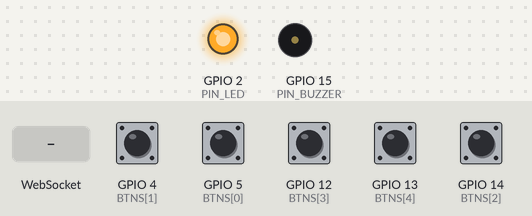
Simulated run of this sketch. Board: ESP8266 (NodeMCU). Shown: output pins drawn as LEDs (lit = HIGH), buzzer (waves = sounding, pin HIGH). The test bench sets the inputs (shaded band); at power-on: GPIO 4 (BTNS[1]), GPIO 5 (BTNS[0]), GPIO 12 (BTNS[3]), GPIO 13 (BTNS[4]), GPIO 14 (BTNS[2]) HIGH. What the sketch prints to the serial monitor is not drawn.

Above: at 2.3 s.
2.4 s: WebSocket text "1" received
At 3.8 s:
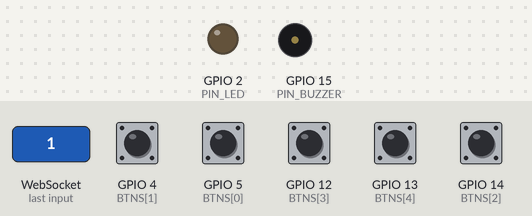
4.2 s: GPIO 4 (BTNS[1]) pulled LOW for 0.15 s
At 4.32 s:
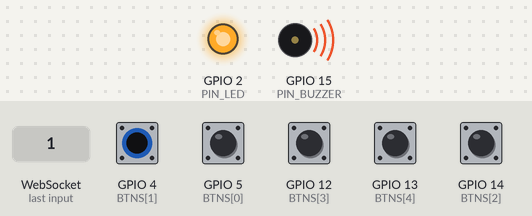
Timing chart, 0 to 7.2 s (numbered marks = the images above; inputs shaded):
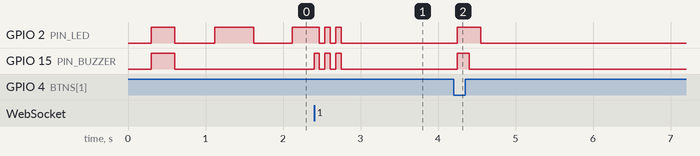

Measured:
- after the input at 2.4 s, GPIO 2 (PIN_LED): alternates HIGH for 0.07 s and LOW for 0.07 s, 5 changes in all, then stays LOW, starting after 0.07 s; GPIO 15 (PIN_BUZZER): alternates HIGH for 0.07 s and LOW for 0.07 s, 6 changes in all, then stays LOW, starting at once
- after the input at 4.2 s, GPIO 2 (PIN_LED): LOW → HIGH after 0.05 s, → LOW 0.30 s later; GPIO 15 (PIN_BUZZER): LOW → HIGH after 0.05 s, → LOW 0.15 s later
- by itself, GPIO 2 (PIN_LED): alternates HIGH for 0.50 s and LOW for 0.51 s

The sketch:

SMART_EVM.ino
```cpp
/*
 * ============================================================
 *  SMART EVM — ESP8266 Firmware  v1.1
 * ============================================================
 *
 *  HOW IT WORKS
 *  ─────────────────────────────────────────────────────────
 *  1. ESP8266 starts as a WiFi Access Point ("SMART_EVM")
 *  2. Connect your PC's WiFi to "SMART_EVM"
 *     Windows will assign itself the IP 192.168.4.2
 *  3. Launch the SMART EVM desktop app on the PC
 *     (WebSocket server starts automatically on port 8765)
 *  4. ESP8266 auto-connects — 3 beeps confirm it is live
 *  5. Press any candidate button to cast a vote
 *     Blue LED flashes + buzzer beeps to confirm each vote
 *     2-second lockout prevents accidental double-votes
 *
 *  WIRING
 *  ─────────────────────────────────────────────────────────
 *  Candidate 1 button : D1 (GPIO5)  → GND   (no resistor needed)
 *  Candidate 2 button : D2 (GPIO4)  → GND
 *  Candidate 3 button : D5 (GPIO14) → GND
 *  Candidate 4 button : D6 (GPIO12) → GND
 *  Candidate 5 button : D7 (GPIO13) → GND
 *  Blue LED (+)       : D4 (GPIO2)  → 220Ω → GND
 *  Active buzzer (+)  : D8 (GPIO15) → GND  (buzzer − to GND)
 *
 *  REQUIRED LIBRARY
 *  ─────────────────────────────────────────────────────────
 *  Arduino IDE → Library Manager → search "WebSockets"
 *  Install: "arduinoWebSockets" by Markus Sattler
 *
 *  ARDUINO IDE BOARD SETTINGS
 *  ─────────────────────────────────────────────────────────
 *  Board        : NodeMCU 1.0 (ESP-12E Module)
 *  Upload Speed : 115200
 *  CPU Frequency: 80 MHz
 *
 *  SERIAL MONITOR: 115200 baud — shows live status messages
 * ============================================================
 */

#include <ESP8266WiFi.h>
#include <WebSocketsClient.h>

// ============================================================
//  CONFIGURATION — only edit this section
// ============================================================

const char*    AP_SSID     = "SMART_EVM";
const char*    AP_PASSWORD = "12345678";   // min 8 chars; "" = open network

const char*    WS_HOST = "192.168.4.2";   // PC's IP on this AP (always .2)
const uint16_t WS_PORT = 8765;            // must match SMART EVM app

const unsigned long VOTE_LOCKOUT_MS = 2000; // ms buttons locked after a vote
const unsigned long DEBOUNCE_MS     = 50;   // ms for button debounce
const unsigned long BEEP_MS         = 150;  // ms buzzer on per vote
const unsigned long BLINK_MS        = 300;  // ms LED on per vote

// ============================================================
//  PIN DEFINITIONS
// ============================================================

//                        D1    D2    D5    D6    D7
const int BTNS[5] = {     5,    4,   14,   12,   13 };

const int PIN_LED    = 2;   // D4 — external blue LED → 220Ω → GND (HIGH=ON)
const int PIN_BUZZER = 15;  // D8 — active buzzer+ (HIGH=ON, − to GND)

// ============================================================
//  STATE
// ============================================================

WebSocketsClient ws;
bool wsConnected = false;

// Per-button debounce
bool     btnRaw[5]       = { HIGH, HIGH, HIGH, HIGH, HIGH };
bool     btnStable[5]    = { HIGH, HIGH, HIGH, HIGH, HIGH };
uint32_t btnChangedAt[5] = { 0, 0, 0, 0, 0 };

// Vote lockout
bool     voteLocked   = false;
uint32_t lockoutStart = 0;

// Non-blocking LED / buzzer timers (0 = not scheduled)
uint32_t ledOffAt    = 0;
uint32_t buzzerOffAt = 0;

// Slow status blink while disconnected
uint32_t statusBlinkAt  = 0;
bool     statusLedState = false;

// ============================================================
//  HELPERS
// ============================================================

void ledSet(bool on)    { digitalWrite(PIN_LED,    on ? HIGH : LOW); }
void buzzerSet(bool on) { digitalWrite(PIN_BUZZER, on ? HIGH : LOW); }

// Blocking beep — only used in setup() for boot/connection tones
void beepSync(int count, int onMs, int offMs) {
  for (int i = 0; i < count; i++) {
    ledSet(true);  buzzerSet(true);  delay(onMs);
    ledSet(false); buzzerSet(false);
    if (i < count - 1) delay(offMs);
  }
}

void sendVote(int candidateId) {
  char buf[64];
  snprintf(buf, sizeof(buf),
           "{\"type\":\"vote\",\"candidate_id\":%d}", candidateId);
  ws.sendTXT(buf);
  Serial.print("[TX] "); Serial.println(buf);
}

void sendError(const char* reason) {
  char buf[96];
  snprintf(buf, sizeof(buf),
           "{\"type\":\"error\",\"reason\":\"%s\"}", reason);
  ws.sendTXT(buf);
  Serial.print("[TX] "); Serial.println(buf);
}

// ============================================================
//  WEBSOCKET EVENT HANDLER
// ============================================================

void wsEvent(WStype_t type, uint8_t* payload, size_t len) {
  switch (type) {

    case WStype_CONNECTED:
      wsConnected    = true;
      statusLedState = false;
      ledSet(false);  // stop status blink immediately
      Serial.printf("[WS] Connected to ws://%s:%u/\n", WS_HOST, WS_PORT);
      beepSync(3, 70, 70);  // 3 beeps = connected and ready
      break;

    case WStype_DISCONNECTED:
      wsConnected = false;
      Serial.println("[WS] Disconnected — retrying every 3 s...");
      break;

    case WStype_TEXT:
      // PC can optionally send messages; log them
      Serial.printf("[WS RX] %s\n", (char*)payload);
      break;

    case WStype_ERROR:
      Serial.println("[WS] Socket error");
      break;

    default:
      break;
  }
}

// ============================================================
//  SETUP
// ============================================================

void setup() {
  Serial.begin(115200);
  delay(300);
  Serial.println("\n=== SMART EVM — ESP8266 v1.1 ===");

  // ── Pins ──────────────────────────────────────────────────
  for (int i = 0; i < 5; i++) {
    pinMode(BTNS[i], INPUT_PULLUP);
  }
  pinMode(PIN_LED,    OUTPUT);
  pinMode(PIN_BUZZER, OUTPUT);
  ledSet(false);
  buzzerSet(false);

  // Power-on tone — confirms the board is alive
  beepSync(1, 300, 0);
  delay(400);

  // ── WiFi Access Point ─────────────────────────────────────
  // IMPORTANT: disconnect/off first, THEN set AP mode.
  // Calling disconnect(true) after mode(WIFI_AP) would reset
  // the mode back to WIFI_OFF — bug in some ESP8266 core builds.
  WiFi.persistent(false);   // never write config to flash
  WiFi.mode(WIFI_OFF);      // clean slate
  delay(100);
  WiFi.mode(WIFI_AP);       // now set Access Point mode

  bool apOk = (strlen(AP_PASSWORD) >= 8)
              ? WiFi.softAP(AP_SSID, AP_PASSWORD)
              : WiFi.softAP(AP_SSID);

  if (!apOk) {
    Serial.println("[WiFi] ERROR: Could not start Access Point!");
    // Rapid error beep loop — board needs a reboot
    while (true) { beepSync(1, 100, 100); }
  }

  Serial.println("[WiFi] Access Point started");
  Serial.print("[WiFi] SSID     : "); Serial.println(AP_SSID);
  Serial.print("[WiFi] Password : "); Serial.println(AP_PASSWORD);
  Serial.print("[WiFi] AP IP    : "); Serial.println(WiFi.softAPIP());
  Serial.println("[WiFi] → Connect your PC WiFi to this network");
  Serial.println("[WiFi] → Then launch SMART EVM on the PC");

  // ── WebSocket client ──────────────────────────────────────
  ws.begin(WS_HOST, WS_PORT, "/");
  ws.onEvent(wsEvent);
  ws.setReconnectInterval(3000);       // retry connection every 3 s
  ws.enableHeartbeat(15000, 3000, 2);  // ping every 15 s, timeout 3 s

  Serial.printf("[WS] Connecting to ws://%s:%u/ ...\n", WS_HOST, WS_PORT);
  Serial.println("=================================\n");
}

// ============================================================
//  LOOP
// ============================================================

void loop() {
  uint32_t now = millis();

  // Must be called every loop — drives reconnect, ping, receive
  ws.loop();

  // ── Non-blocking LED off ──────────────────────────────────
  if (ledOffAt && now >= ledOffAt) {
    ledSet(false);
    ledOffAt = 0;
  }

  // ── Non-blocking buzzer off ───────────────────────────────
  if (buzzerOffAt && now >= buzzerOffAt) {
    buzzerSet(false);
    buzzerOffAt = 0;
  }

  // ── Status blink while disconnected (0.5 Hz slow blink) ──
  if (!wsConnected && !ledOffAt) {
    if (now - statusBlinkAt >= 500) {
      statusBlinkAt  = now;
      statusLedState = !statusLedState;
      ledSet(statusLedState);
    }
  }

  // ── Vote lockout expiry ───────────────────────────────────
  if (voteLocked && (now - lockoutStart >= VOTE_LOCKOUT_MS)) {
    voteLocked = false;
    Serial.println("[BTN] Ready — lockout cleared");
  }

  // ── Button scan (paused during lockout) ──────────────────
  if (!voteLocked) {
    for (int i = 0; i < 5; i++) {
      bool raw = digitalRead(BTNS[i]);  // LOW = pressed (pull-up active)

      // Reset debounce timer whenever the raw reading changes
      if (raw != btnRaw[i]) {
        btnRaw[i]       = raw;
        btnChangedAt[i] = now;
      }

      // Only update stable state after DEBOUNCE_MS of no change
      if ((now - btnChangedAt[i]) >= DEBOUNCE_MS && raw != btnStable[i]) {
        btnStable[i] = raw;

        // Falling edge (HIGH→LOW) = button pressed
        if (raw == LOW) {
          int cid = i + 1;
          Serial.printf("[BTN] Candidate %d pressed\n", cid);

          if (wsConnected) {
            sendVote(cid);
            // Non-blocking vote feedback
            ledSet(true);    buzzerSet(true);
            ledOffAt    = now + BLINK_MS;
            buzzerOffAt = now + BEEP_MS;
          } else {
            Serial.println("[BTN] Not connected — vote discarded");
            beepSync(2, 60, 60);  // 2 short error beeps
          }

          voteLocked   = true;
          lockoutStart = now;
          break;  // handle only one button per loop pass
        }
      }
    }
  }
}
```
